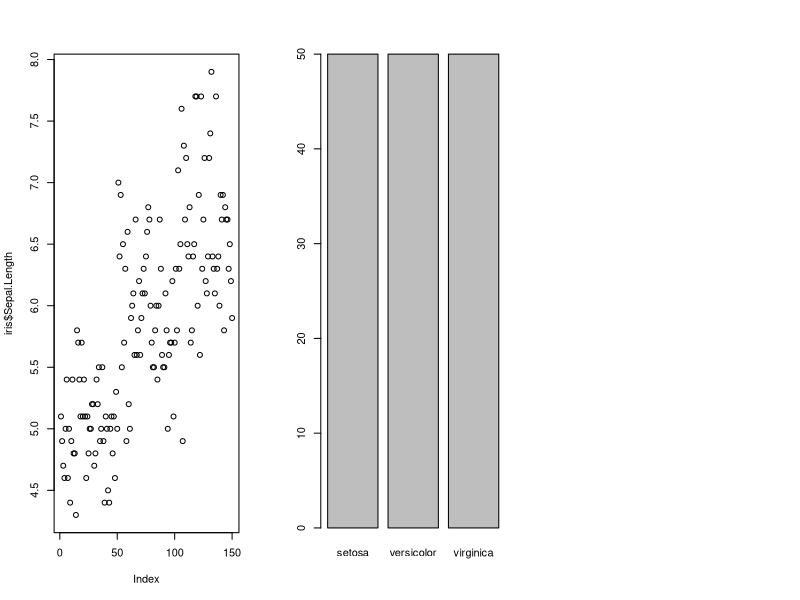

Reproduce this figure in R. (Note: this script raises an error after producing the figure.)
## ---- chunk 1
#| label: basic
#| fig-show: hide
#| message: false

par(mfrow=c(1,3))
plot(iris$Sepal.Length)
plot(iris$Species)
# plot(iris[,1:3])
# plot(lm(Sepal.Length ~ Sepal.Width, data=iris))
## ---- chunk 2
#| ref.label: basic
#| echo: false
#| fig-asp: 0.3
## ---- chunk 3
x <- structure(c(1,2,3), class = "myclass")
mean(x)
## ---- chunk 4
mean.myclass <- function(x, ...) {
  print("custom mean")
}
mean(x)
## ---- chunk 5
mean.myclass <- function(x, ...) {
  print("custom mean")
}

mean(x)
## ---- chunk 6
class(x$values)
class(ordered(x$values))
s3_dispatch(print(ordered(x$values)))
s3_dispatch(ordered(x$values)[1])
